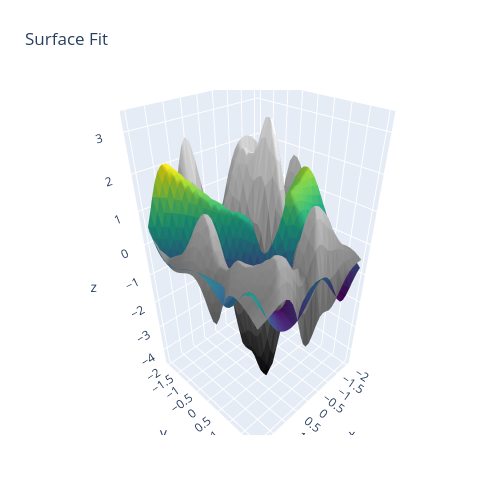

The cell this chart's notebook holds for it:
### Code cell
Rebuilder = Rebuild()
Rebuilder.rebuildFullNet("model_33_7_2")

### Figure 1 — Plotly figure (JSON) as saved in the notebook; plotly's stock layout.template omitted (floating-point values rounded to 4 significant figures; data arrays with more than 128 entries replaced by an {"elided": "..."} marker saying what was removed)
{"data": [{"facecolor": {"elided": "1922 str values"}, "i": {"elided": "1922 int values"}, "j": {"elided": "1922 int values"}, "k": {"elided": "1922 int values"}, "name": "", "type": "mesh3d", "x": {"elided": "1024 float values"}, "y": {"elided": "1024 float values"}, "z": {"elided": "1024 float values"}}, {"facecolor": {"elided": "1922 str values"}, "i": {"elided": "1922 int values"}, "j": {"elided": "1922 int values"}, "k": {"elided": "1922 int values"}, "name": "", "type": "mesh3d", "x": {"elided": "1024 float values"}, "y": {"elided": "1024 float values"}, "z": {"elided": "1024 float values"}}], "layout": {"autosize": false, "height": 500, "margin": {"b": 65, "l": 65, "r": 50, "t": 90}, "title": {"text": "Surface Fit"}, "width": 500}}
